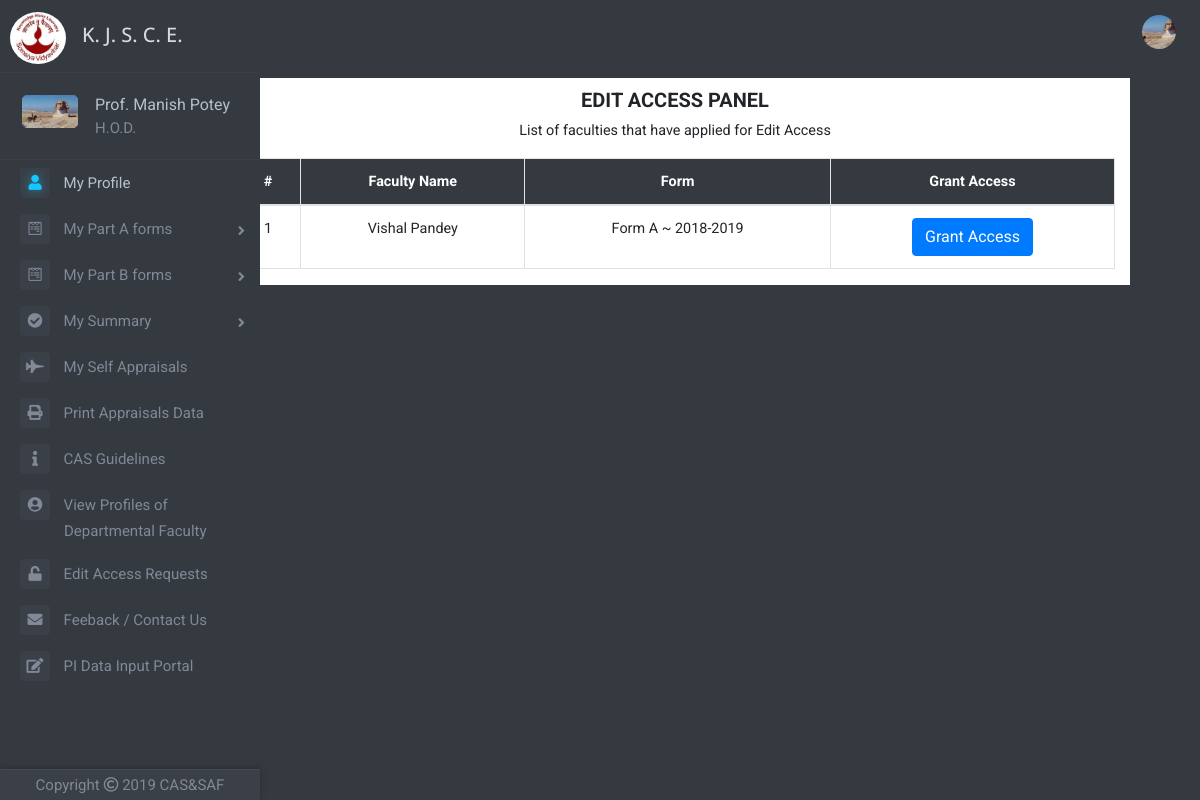
The app's page /request-edit-access-panel.php (signed in) with its own data.
### tables this page shows
CREATE TABLE `faculty_table` (
  `id` int(11) NOT NULL,
  `faculty_name` varchar(100) NOT NULL,
  `email` varchar(50) NOT NULL,
  `password` varchar(256) NOT NULL,
  `ecode` varchar(200) NOT NULL,
  `date_of_joining` date NOT NULL,
  `department` varchar(50) NOT NULL,
  `mobileno` bigint(11) NOT NULL DEFAULT '0',
  `profilePicLocation` varchar(100) NOT NULL DEFAULT 'defaults/default_userprofile_pic.png',
  `faculty` int(11) NOT NULL DEFAULT '0',
  `hod` int(11) NOT NULL DEFAULT '0',
  `committee` int(11) NOT NULL DEFAULT '0',
  `principal` int(11) NOT NULL DEFAULT '0',
  `admin` int(11) NOT NULL DEFAULT '0'
);

CREATE TABLE `request_edit_access` (
  `id` int(11) NOT NULL,
  `facultyId` int(11) NOT NULL,
  `year` int(11) NOT NULL,
  `form` varchar(11) NOT NULL
);

### request-edit-access-panel.php (the view, shortened to what this page needs)
<?php
include 'dbh.php';
if(isset($_SESSION['id']))
{
$userId=mysqli_real_escape_string($conn,$_SESSION['id']);
$sqlp="SELECT profilePicLocation,admin,hod,committee FROM faculty_table WHERE id='$userId'";
$resultp=mysqli_query($conn,$sqlp);
$rowp=mysqli_fetch_assoc($resultp);
$profilePicLocation=$rowp['profilePicLocation'];
$admin=$rowp['admin'];
$hod=$rowp['hod'];
$committee=$rowp['committee'];
if($admin==1 || $hod==1  || $committee==1)
{
include 'top.php';
include 'left-nav.php';
?>
	<div class="container" style="margin-top: 8px">
	<div class="row">
	<div class="col offset-md-2 parta" id="part-a-container">
		<header>
			<h2 class="heading" style="font-size:20px"><b>EDIT ACCESS PANEL</b></h2>
		</header>
		<p>List of faculties that have applied for Edit Access</p>
		<table class="table table-bordered" style="background-color: white">
			<thead style="color: white">
				<tr>
					<th scope="col" style="background-color: #343a40;text-align: center">#</th>
					<th scope="col" style="background-color: #343a40;text-align: center">Faculty Name</th>
					<th scope="col" style="background-color: #343a40;text-align: center">Form</th>
					<th scope="col" style="background-color: #343a40;text-align: center">Grant Access</th>
				</tr>
			</thead>
			<tbody>
				<?php
				$sql="SELECT facultyId, form, year FROM request_edit_access ORDER BY id DESC";
				$result=mysqli_query($conn, $sql);
				if(mysqli_num_rows($result)==0)
				{
					?>
					<p>No faculties have applied for edit access</p>
					<?php
				}
				else
				{
					$counter=0;
					while($row=mysqli_fetch_assoc($result))
					{
						$facultyId=$row['facultyId'];
						$form=$row['form'];
						$year=$row['year'];
						$counter+=1;
						$sqln="SELECT faculty_name FROM faculty_table WHERE id='$facultyId'";
						$resultn=mysqli_query($conn,$sqln);
						$rown=mysqli_fetch_assoc($resultn);
						$faculty_name=$rown['faculty_name'];
						?>
						<tr id="ga<?php echo $counter; ?>">
							<td><?php echo $counter; ?></td>
							<td><?php echo $faculty_name; ?></td>
							<td>Form <?php echo $form; ?> ~ <?php echo ($year-1).'-'.$year; ?></td>
							<td>
								<form class="grant-access-form" action="" method="POST">
		  							<button type="submit" name="submit" class="btn btn-primary" id="ga<?php echo $id; ?>">Grant Access</button>
						      	</form>
							</td>
						</tr>
						<?php
					}
				}
				?>
			</tbody>
		</table>
	</div>
	</div>
	</div>
<?php
}
else
{
	header("LOCATION: userprofile.php");
}
}
else
{
	header("LOCATION: index.php");
}

### top.php (shortened to what this page needs)
<!DOCTYPE html>
<html>
<head>
	<link rel="stylesheet" href="https://maxcdn.bootstrapcdn.com/bootstrap/4.1.3/css/bootstrap.min.css">
	<link href="https://stackpath.bootstrapcdn.com/font-awesome/4.7.0/css/font-awesome.min.css" rel="stylesheet">
	<link href="//netdna.bootstrapcdn.com/font-awesome/4.1.0/css/font-awesome.min.css" rel="stylesheet">
	<link rel="stylesheet" type="text/css" href="Frontend/global.css">
	<link rel="stylesheet" href="https://cdnjs.cloudflare.com/ajax/libs/animate.css/3.7.0/animate.min.css">
	<link rel="stylesheet" href="https://use.fontawesome.com/releases/v5.6.3/css/all.css">
</head>
<body>
		<nav class="navbar navbar-expand-lg sticky-top navbar-dark bg-dark" style="height: 50px">
	  	<a class="navbar-brand" href="index.php"><img src="img\logo1.jpg" style="width: 56px;height: 52px;margin-left: -6px;border-radius: 50%;margin-top: 26px"></a>
	  	<h3 class="text-left index-h1" style="font-size: 20px;margin-top: 27px">K. J. S. C. E.</h3>
	  	<div class="collapse navbar-collapse" id="navbarSupportedContent">
		    <ul class="navbar-nav ml-auto">
		      	<?php
		      	if(!isset($_SESSION['id']))
		      	{
			      	?>
			      	<li class="nav-item">
			      	</li>
			      	<?php
			    }
			    else
			    {
			    	?>
			      	<li class="nav-item dropdown">
				        <img class="nav-link dropdown-toggle" src="<?php echo $profilePicLocation; ?>" width="50px" height="50px" style="overflow: hidden;border-radius: 50%;display:block;margin:0 auto;object-fit: cover;cursor: pointer;margin-top: 13px" id="navbarDropdown" role="button" data-toggle="dropdown" aria-haspopup="true" aria-expanded="false">
			      	</li>
			      	<?php
		      	}
		      	?>
		    </ul>
	  	</div>
	</nav>

### left-nav.php (shortened to what this page needs)
<?php
$uid=mysqli_real_escape_string($conn,$_SESSION['id']);
$sqlp="SELECT profilePicLocation, faculty_name, admin, hod, committee FROM faculty_table WHERE id='$uid'";
$resultp=mysqli_query($conn,$sqlp);
$rowp=mysqli_fetch_assoc($resultp);
$profilePicLocation=$rowp['profilePicLocation'];
$faculty_name=$rowp['faculty_name'];
$hod=$rowp['hod'];
$committee=$rowp['committee'];
$admin=$rowp['admin'];
?>
<div class="page-wrapper chiller-theme toggled">
	<nav id="sidebar" class="sidebar-wrapper sm-hidden">
		<div class="sidebar-content">
			<div class="sidebar-brand">
				<div id="close-sidebar">
				</div>
			</div><br>
			<div class="sidebar-header">
				<div class="user-pic">
					<img class="img-responsive img-rounded" src="<?php echo $profilePicLocation; ?>"
						alt="User picture">
				</div>
				<div class="user-info">
					<span class="user-name" style="font-size: 16px">
						<?php echo $faculty_name; ?>
					</span>
					<?php
					if($hod==1)
					{
						?>
						<span class="user-role" style="font-size: 15px">H.O.D.</span>
				 		<?php
				 	}
						?>
				</div>
			</div>
			<?php
			$currentyear=date("Y");
			if(date("m")>=7)
		    {
		    	$currentyear+=1;
		    }
			?>
			<div class="sidebar-menu">
				<ul>
					<li class="sidebar-dropdown active">
						<a href="userprofile.php">
							<i class="fas fa-user" style="font-size: 15px"></i>
							<span style="font-size: 15px">My Profile</span>
						</a>
					</li>
					<li class="sidebar-dropdown dropdown-arrow">
						<a>
							<i class="fab fa-wpforms" style="font-size: 15px"></i>
							<span style="font-size: 15px;cursor:pointer">My Part A forms</span>
						</a>
					</li>
					<li class="sidebar-dropdown dropdown-arrow">
						<a>
							<i class="fab fa-wpforms" style="font-size: 15px"></i>
							<span style="font-size: 15px;cursor:pointer">My Part B forms</span>
						</a>
					</li>
					<li class="sidebar-dropdown dropdown-arrow">
						<a>
							<i class="fa fa-check-circle" aria-hidden="true" style="font-size: 15px"></i>
							<span style="font-size: 15px;cursor:pointer">My Summary</span>
						</a>
					</li>
					<li class="sidebar-dropdown">
						<a href="self-appraisals.php?id=<?php echo $_SESSION['id']; ?>">
							<i class="fas fa-fighter-jet" style="font-size: 15px"></i>
							<span style="font-size: 15px">My Self Appraisals</span>
						</a>
					</li>
					<?php
					if($hod==1)
					{
						?>
						<li class="sidebar-dropdown">
							<a href="print-self-appraisals.php">
								<i class="fas fa-print" style="font-size: 15px"></i>
								<span style="font-size: 15px">Print Appraisals Data</span>
							</a>
						</li>
						<?php
					}
					?>
					<li class="sidebar-dropdown">
						<a href="guidelines.php">
							<i class="fas fa-info" style="font-size: 15px"></i>
							<span style="font-size: 15px">CAS Guidelines</span>
						</a>
					</li>
					<?php
					if($hod==1)
					{
						?>
						<li class="sidebar-dropdown">
							<a href="viewprofiles.php">
								<i class="fas fa-user-circle" style="font-size: 15px"></i>
								<span style="font-size: 15px">View Profiles of <span style="margin-left:44px">Departmental Faculty</span></span>
							</a>
						</li>
						<?php
					}
						?>
						<?php
					if($admin==1 || $hod==1 || $committee==1)
					{
						?>
						<li class="sidebar-dropdown">
							<a href="request-edit-access-panel.php">
								<i class="fas fa-unlock" style="font-size: 15px"></i>
								<span style="font-size: 15px">Edit Access Requests</span>
							</a>
						</li>
						<?php
					}
					?>
					<li class="sidebar-dropdown">
						<a href="feedback.php">
							<i class="fa fa-envelope" style="font-size: 15px"></i>
							<span style="font-size: 15px">Feeback / Contact Us</span>
						</a>
					</li>
					<?php
					if($hod==1)
					{
						?>
						<li class="sidebar-dropdown">
							<a href="pidataportal.php">
								<i class="fas fa-edit" style="font-size: 15px"></i>
								<span style="font-size: 15px">PI Data Input Portal</span>
							</a>
						</li>
						<?php
					}
					?>
				</ul>
			</div>
		</div>
		<div class="sidebar-footer">
			<a>
				<p style="font-size: 15px">Copyright  <i class="far fa-copyright"></i>  <?php echo $currentyear-1; ?>  CAS&SAF</p>
			</a>
		</div>
	</nav>

### records on screen
faculty_table: profilePicLocation (picture), faculty_name "Prof. Manish Potey"
request_edit_access: faculty_table.faculty_name "Vishal Pandey", form "A", $year-1 "2018", year "2019"
